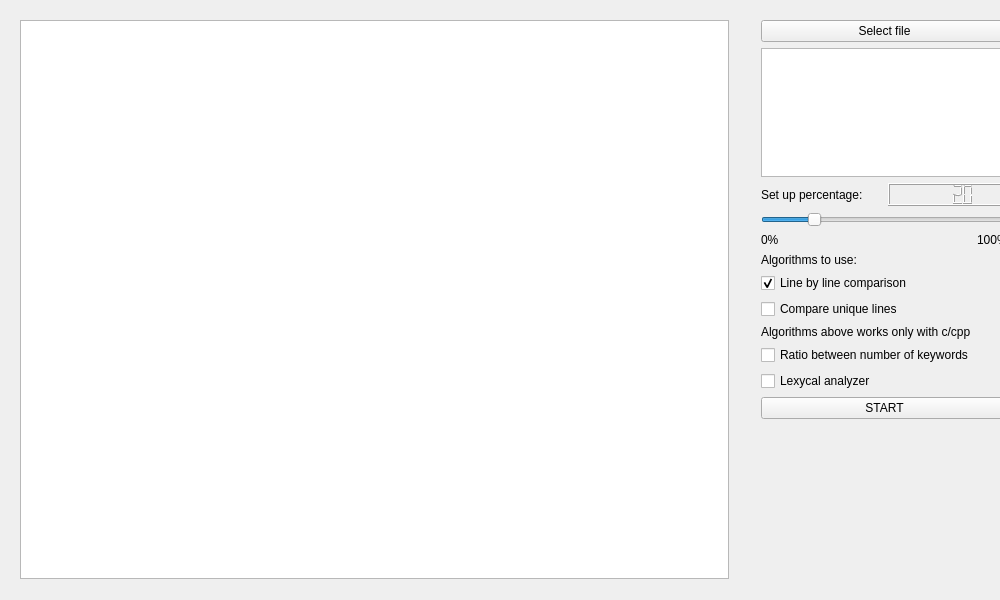
<?xml version="1.0" encoding="UTF-8"?>
<ui version="4.0">
 <class>MainWindow</class>
 <widget class="QMainWindow" name="MainWindow">
  <property name="geometry">
   <rect>
    <x>0</x>
    <y>0</y>
    <width>1000</width>
    <height>600</height>
   </rect>
  </property>
  <property name="windowTitle">
   <string>Is it stolen?</string>
  </property>
  <widget class="QWidget" name="centralWidget">
   <widget class="QWidget" name="gridLayoutWidget">
    <property name="geometry">
     <rect>
      <x>9</x>
      <y>9</y>
      <width>731</width>
      <height>581</height>
     </rect>
    </property>
    <layout class="QGridLayout" name="gridLayout">
     <item row="0" column="0">
      <widget class="QTableWidget" name="tableWidget"/>
     </item>
    </layout>
   </widget>
   <widget class="QWidget" name="verticalLayoutWidget">
    <property name="geometry">
     <rect>
      <x>750</x>
      <y>9</y>
      <width>269</width>
      <height>421</height>
     </rect>
    </property>
    <layout class="QVBoxLayout" name="verticalLayout">
     <item>
      <widget class="QPushButton" name="pbSelect">
       <property name="text">
        <string>Select file</string>
       </property>
      </widget>
     </item>
     <item>
      <widget class="QTextEdit" name="tePath"/>
     </item>
     <item>
      <layout class="QHBoxLayout" name="horizontalLayout_2">
       <property name="bottomMargin">
        <number>0</number>
       </property>
       <item>
        <widget class="QLabel" name="label">
         <property name="text">
          <string>Set up percentage:</string>
         </property>
        </widget>
       </item>
       <item>
        <widget class="QLCDNumber" name="lcdNumber">
         <property name="intValue" stdset="0">
          <number>20</number>
         </property>
        </widget>
       </item>
      </layout>
     </item>
     <item>
      <widget class="QSlider" name="horizontalSlider">
       <property name="maximum">
        <number>100</number>
       </property>
       <property name="value">
        <number>20</number>
       </property>
       <property name="orientation">
        <enum>Qt::Horizontal</enum>
       </property>
      </widget>
     </item>
     <item>
      <layout class="QHBoxLayout" name="horizontalLayout">
       <item>
        <widget class="QLabel" name="label_3">
         <property name="text">
          <string>0%</string>
         </property>
        </widget>
       </item>
       <item alignment="Qt::AlignRight">
        <widget class="QLabel" name="label_2">
         <property name="text">
          <string>100%</string>
         </property>
        </widget>
       </item>
      </layout>
     </item>
     <item>
      <widget class="QLabel" name="label_4">
       <property name="text">
        <string>Algorithms to use:</string>
       </property>
      </widget>
     </item>
     <item>
      <widget class="QCheckBox" name="cbAlgo">
       <property name="text">
        <string>Line by line comparison</string>
       </property>
       <property name="checkable">
        <bool>true</bool>
       </property>
       <property name="checked">
        <bool>true</bool>
       </property>
       <property name="autoRepeat">
        <bool>false</bool>
       </property>
       <property name="tristate">
        <bool>false</bool>
       </property>
      </widget>
     </item>
     <item>
      <widget class="QCheckBox" name="cbAlgo_2">
       <property name="text">
        <string>Compare unique lines</string>
       </property>
      </widget>
     </item>
     <item>
      <widget class="QLabel" name="label_5">
       <property name="text">
        <string>Algorithms above works only with c/cpp</string>
       </property>
      </widget>
     </item>
     <item>
      <widget class="QCheckBox" name="cbAlgo_3">
       <property name="text">
        <string>Ratio between number of keywords</string>
       </property>
      </widget>
     </item>
     <item>
      <widget class="QCheckBox" name="cbAlgo_4">
       <property name="text">
        <string>Lexycal analyzer</string>
       </property>
      </widget>
     </item>
     <item>
      <widget class="QPushButton" name="pbStart">
       <property name="text">
        <string>START</string>
       </property>
      </widget>
     </item>
    </layout>
   </widget>
  </widget>
 </widget>
 <layoutdefault spacing="6" margin="11"/>
 <resources/>
 <connections>
  <connection>
   <sender>horizontalSlider</sender>
   <signal>valueChanged(int)</signal>
   <receiver>lcdNumber</receiver>
   <slot>display(int)</slot>
   <hints>
    <hint type="sourcelabel">
     <x>857</x>
     <y>277</y>
    </hint>
    <hint type="destinationlabel">
     <x>957</x>
     <y>254</y>
    </hint>
   </hints>
  </connection>
 </connections>
</ui>
